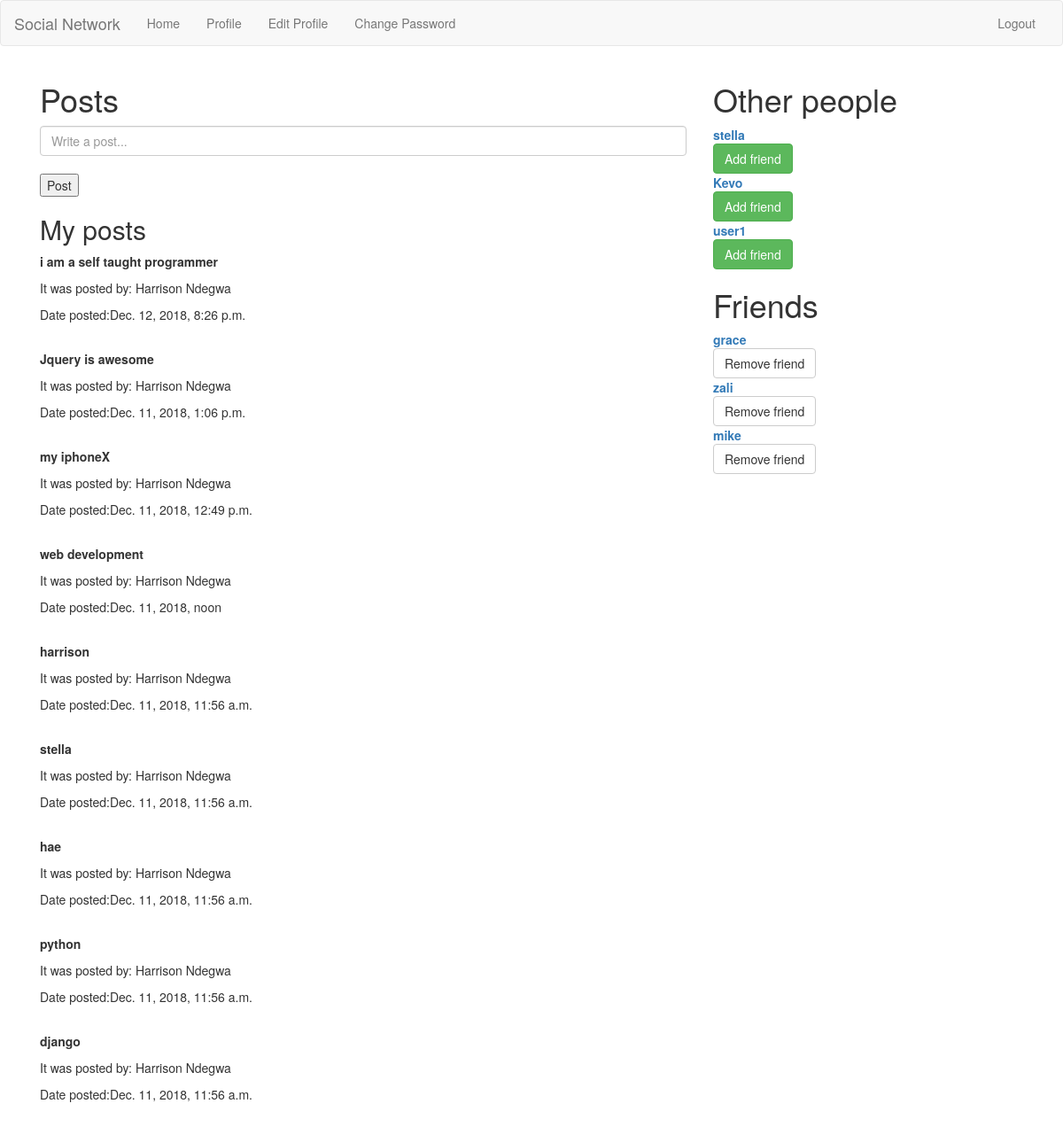
Screenshot of /posts/home/ (signed in) with the database file from the repository.
### posts/models.py (models this page shows)
class Post(models.Model):
    post=models.CharField(max_length=30)
    user=models.ForeignKey(User,on_delete=models.CASCADE)
    created=models.DateTimeField(auto_now_add=True) #will assign the date to the date created but not on subsequent saves
    updated=models.DateTimeField(auto_now=True) # will assign the object date to the date it is created after update
    def __str__(self):
        return self.post

### posts/views.py (the view, shortened to what this page needs)
# urls.py: path('home/',views.HomeView.as_view(),name="home"),
class HomeView(TemplateView):
    template_name="posts/home.html"
    def get(self,request):
        form=PostForm()
        post=Post.objects.all().order_by("-created")# orders from the latest
        users=User.objects.exclude(id=request.user.id) # this is the logged in user
        try:
            friend = Friend.objects.get(current_user=request.user)
            friends = friend.users.all()
        except Friend.DoesNotExist:
            friends = None
        context={'form':form,'post':post,'users':users,'friends':friends}
        return render(request,self.template_name,context)

### posts/forms.py
class PostForm(forms.ModelForm):
    post=forms.CharField(widget=forms.TextInput(attrs={
    "class":"form-control",
    "placeholder":"Write a post..."
    }))
    class Meta:
        model=Post
        fields=('post',)

### templates/posts/home.html (shortened to what this page needs)
{% extends 'base.html' %}
      {% block body %}
      <div class="container">
        <div class="col-md-8">
            <h1>Posts</h1>
            <form  method="post">
              {{ form.post }}
              <br/>
              <button type="submit">Post</button>
            </form>
            <h2>My posts</h2>
            {% for item in post %}
              <p><b>{{ item }}</b></p>
              <p>It was posted by: {{ item.user.get_full_name }}</p>
              <p>Date posted:{{ item.created }}</p>
              <br/>
            {% endfor %}
        </div>
        <div class="col-md-4">
          <h1>Other people</h1>
          {% for user in users %}
          {% if not user in friends %}
          <a href="{% url 'accounts:profile_with_pk' pk=user.pk %}"><b>{{ user.username }}</b></a><br/>
          <a href="{% url 'posts:change_friend' operation='add' pk=user.pk %}">
            <button type="button" class="btn btn-success">Add friend</button><br/>
          </a>
          {% endif %}
          {% endfor %}
          <h1>Friends</h1>
          {% for friend in friends %}
          <a href="{% url 'accounts:profile_with_pk' pk=friend.pk %}"><b>{{ friend.username }}</b></a><br/>
          <a href="{% url 'posts:change_friend' operation='remove' pk=friend.pk %}">
          <button type="button" class="btn btn-default">Remove friend</button><br/>
          </a>
          {% endfor %}
        </div>
      </div>
      {% endblock %}

### templates/base.html (shortened to what this page needs)
<!DOCTYPE html>
<html lang="en" dir="ltr">
     <head>
         <link rel="stylesheet" href="https://maxcdn.bootstrapcdn.com/bootstrap/3.3.7/css/bootstrap.min.css"
>
         <nav class="navbar navbar-default">
           <div class="container-fluid">
             <div class="navbar-header">
               <a class="navbar-brand" href="{% url 'posts:home' %}">Social Network</a>
             </div>
             <div id="navbar" class="navbar-collapse collapse">
                 {% if user.is_authenticated %}
                 <ul class="nav navbar-nav">
                    <li><a href="{% url 'posts:home' %}">Home</a></li>
                    <li><a href="{% url 'accounts:profile' %}">Profile</a></li>
                    <li><a href="{% url 'accounts:edit_profile' %}">Edit Profile</a></li>
                    <li><a href="{% url 'accounts:change_password' %}">Change Password</a></li>
                 </ul>
                 <ul class="nav navbar-nav navbar-right">
                     <li><a href="{% url 'accounts:logout' %}">Logout</a></li>
                 </ul>
               {% endif %}
             </div>
           </div>
         </nav>
     </head>
     <body>
         {% block body %}{% endblock %}
     </body>
 </html>

### rows the page displays
Post: post "i am a self taught programmer", user.get_full_name "Harrison Ndegwa", created "Dec. 12, 2018, 8:26 p.m."
Post: post "Jquery is awesome", user.get_full_name "Harrison Ndegwa", created "Dec. 11, 2018, 1:06 p.m."
Post: post "my iphoneX", user.get_full_name "Harrison Ndegwa", created "Dec. 11, 2018, 12:49 p.m."
Post: post "web development", user.get_full_name "Harrison Ndegwa", created "Dec. 11, 2018, noon"
Post: post "harrison", user.get_full_name "Harrison Ndegwa", created "Dec. 11, 2018, 11:56 a.m."
Post: post "stella", user.get_full_name "Harrison Ndegwa", created "Dec. 11, 2018, 11:56 a.m."
Post: post "hae", user.get_full_name "Harrison Ndegwa", created "Dec. 11, 2018, 11:56 a.m."
Post: post "python", user.get_full_name "Harrison Ndegwa", created "Dec. 11, 2018, 11:56 a.m."
Post: post "django", user.get_full_name "Harrison Ndegwa", created "Dec. 11, 2018, 11:56 a.m."

### other values shown
{{ user.username }} "stella"
{{ user.username }} "Kevo"
{{ user.username }} "user1"
{{ friend.username }} "grace"
{{ friend.username }} "zali"
{{ friend.username }} "mike"
